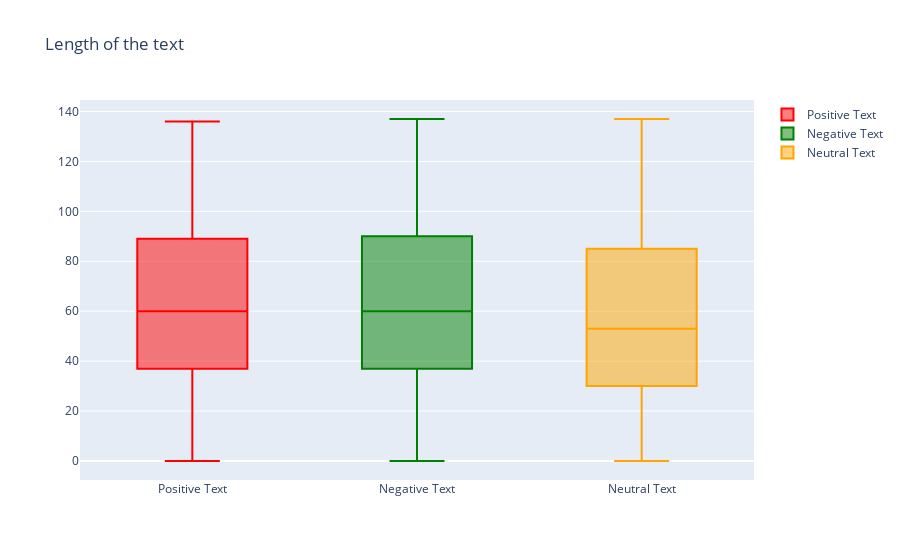

Notebook cell for this chart:
### Markdown cell above
### 텍스트의 길이 boxplot

### Code cell
trace0 = go.Box(
    y=pos['text_len'],
    name = 'Positive Text',
    marker = dict(
        color = 'red',
    )
)

trace1 = go.Box(
    y=neg['text_len'],
    name = 'Negative Text',
    marker = dict(
        color = 'green',
    )
)

trace2 = go.Box(
    y=neutral['text_len'],
    name = 'Neutral Text',
    marker = dict(
        color = 'orange',
    )
)
data = [trace0, trace1, trace2]
layout = go.Layout(
    title = "Length of the text"
)

fig = go.Figure(data=data,layout=layout)
iplot(fig, filename = "Length of the text of different polarities")

### Figure 1 — Plotly figure (JSON) as saved in the notebook; plotly's stock layout.template omitted (floating-point values rounded to 4 significant figures; data arrays with more than 128 entries replaced by an {"elided": "..."} marker saying what was removed)
{"data": [{"marker": {"color": "red"}, "name": "Positive Text", "type": "box", "y": {"elided": "8582 int values"}}, {"marker": {"color": "green"}, "name": "Negative Text", "type": "box", "y": {"elided": "7781 int values"}}, {"marker": {"color": "orange"}, "name": "Neutral Text", "type": "box", "y": {"elided": "11117 int values"}}], "layout": {"title": {"text": "Length of the text"}}}
